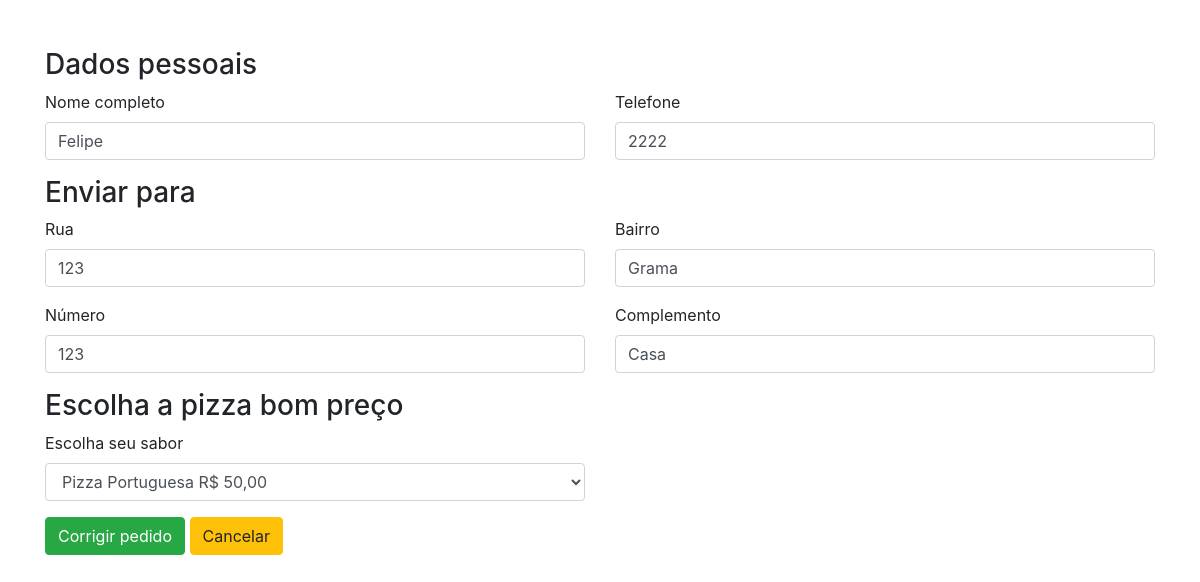
/25/pizzaria_update/ (signed in), run on the app's committed database.
### pizzaria/models.py (models this page shows)
class Cliente(models.Model):
    nome = models.CharField(
        verbose_name="Nome completo",
        max_length=100,
    )
    telefone = models.CharField(
        verbose_name="Telefone",
        max_length=20
    )
    bairro = models.CharField(
        verbose_name="Bairro",
        max_length=100
    )
    rua = models.CharField(
        verbose_name="Rua",
        max_length=100
    )
    numero = models.DecimalField(
        verbose_name='Número',
        max_digits=10,
        decimal_places=0
    )
    complemento = models.CharField(
        verbose_name="Complemento",
        max_length=100,
        blank=True
    )
    pizza = models.CharField(
        max_length=100,
        verbose_name='Escolha seu sabor',
        choices=PEDIDO_CHOICES
    )

### pizzaria/views.py (the view)
# urls.py: path('<int:pk>/pizzaria_update/', login_required (UpdateClienteView.as_view()), name='pizzaria_update'),
class UpdateClienteView(UpdateView):
    model = Cliente
    template_name = 'index.html'
    fields = '__all__'
    success_url = reverse_lazy('pizzaria_view')

### pizzaria/templates/index.html (shortened to what this page needs)
{% extends 'base.html' %}
{% load bootstrap4 %}
{% block content %}
        <form method="POST">
            <fieldset>
                <h3 class="pt-5">Dados pessoais</h3>
                <div class="row">
                    <div class="col-md-6">
                        {% bootstrap_field form.nome %}
                    </div>
                    <div class="col-md-6">
                        {% bootstrap_field form.telefone %}
                    </div>
                </div>
            </fieldset>
            <fieldset>
                <h3>Enviar para</h3>
                <div class="row">
                    <div class="col-md-6">
                        {% bootstrap_field form.rua %}
                    </div>
                    <div class="col-md-6">
                        {% bootstrap_field form.bairro %}
                    </div>
                    <div class="col-md-6">
                        {% bootstrap_field form.numero %}
                    </div>
                    <div class="col-md-6">
                        {% bootstrap_field form.complemento %}
                    </div>
                </div>
            </fieldset>
            <fieldset>
                <h3>Escolha a pizza bom preço</h3>
                <div class="row">
                    <div class="col-md-6">
                        {% bootstrap_field form.pizza %}
                    </div>
                </div>
            </fieldset>
                    {% buttons %}
                    {% if 'pizzaria_update' in request.path %}
                    <button type="submit" class="btn btn-success pb-">Corrigir pedido</button>
                    <a class="btn btn-warning" href="{% url 'pizzaria_view' %}">Cancelar</a>
                    {% endif %}
                    {% endbuttons %}
        </form>
    </div>
{% endblock %}

### data on the page
Cliente: nome "Felipe", telefone "2222", rua "123", bairro "Grama", numero "123", complemento "Casa", pizza "Pizza Portuguesa R$ 50,00"
